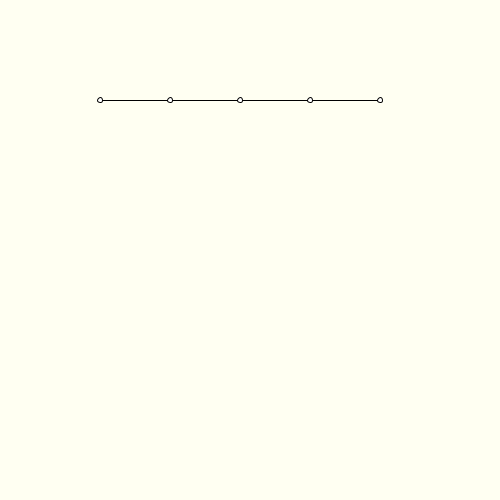
Frame 1 (no input)
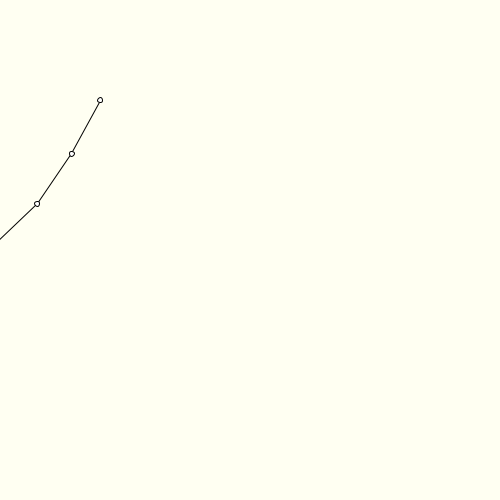
Frame 60 (the mouse pressed at the canvas centre just before this capture)
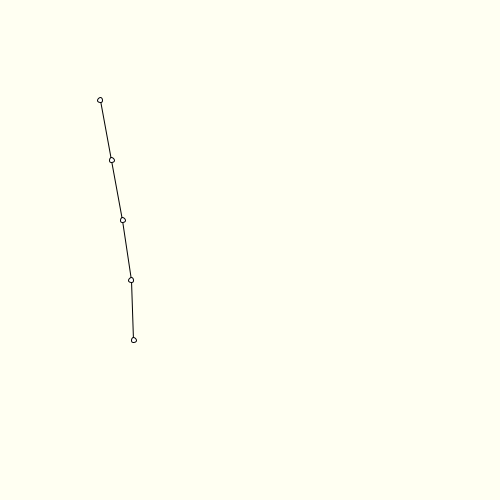
Frame 120 (the mouse held since frame 60 and released just before this capture)

The Processing sketch that drew these frames (run headless with seeded random() and noise(); from frame 60 on, the mouse is pressed at the canvas centre):

// Processing sketch: week17_pbd02_algorithm_and_gravity
// ── week17_pbd02_algorithm_and_gravity.pde
PVector []p;
PVector []x;
PVector []v;
float []w = new float[5];
float dt=1;
void setup(){  // line 1..3
  size(500,500);
  reset();
}
void draw(){  // line 4...16
  background(#FFFFF2);
  for(int i=0; i<4; i++){
    line(x[i].x, x[i].y, x[i+1].x, x[i+1].y);
  }
  for(int i=0; i<5; i++){
    ellipse(x[i].x, x[i].y, 5, 5);
  }
  algorithm();
}
void reset(){
  x = new PVector[5];
  v = new PVector[5];
  p = new PVector[5];
  for(int i=0; i<5; i++){
    p[i] = new PVector();
    x[i] = new PVector(100+i*70, 100);
    v[i] = new PVector();
    w[i] = 0.2;  // 1.0/5.0
  }
  w[0] = 0; //m[0]~~無限大
}
int solverIteration=3;
void algorithm(){
  for(int i=0; i<5; i++){
    // v[i] = v[i] + dt*w[i]* f_ext(xi)
    if(mousePressed && i!=0) v[i].add( new PVector(dt*w[i],0,0) );
    if(i!=0) v[i].add(new PVector(0, 0.98, 0) );
    p[i] = PVector.add(x[i], PVector.mult(v[i], dt) );
  }
  //generateCollisionConstraints();
  for(int t=0; t<solverIteration; t++){
    projectConstraints();
  }
  for(int i=0; i<5; i++){
    v[i] = PVector.sub(p[i], x[i]).div(dt);
    x[i].set(p[i]);//小心!! x[i]=p[i]其實是傳參考
  }
  //velocityUpdate();
}
float d = 60;
void projectConstraints(){ //目標:算出dx 改變量!
  for(int i=0; i<4; i++){//4個constraints, 算出8個移動量
    //line(x[i].x, x[i].y, x[i+1].x, x[i+1].y);
    PVector x12 = PVector.sub(p[i],p[i+1] );
    PVector n = PVector.div(x12, x12.mag() );
    PVector dx1 = PVector.mult(n, -w[i]/(w[i]+w[i+1])*(x12.mag()-d) );
    PVector dx2 = PVector.mult(n, +w[i+1]/(w[i]+w[i+1])*(x12.mag()-d) );
    p[i].add(dx1);//x[i] += dx1;
    p[i+1].add(dx2);//x[i+1] += dx2;
  }
}
